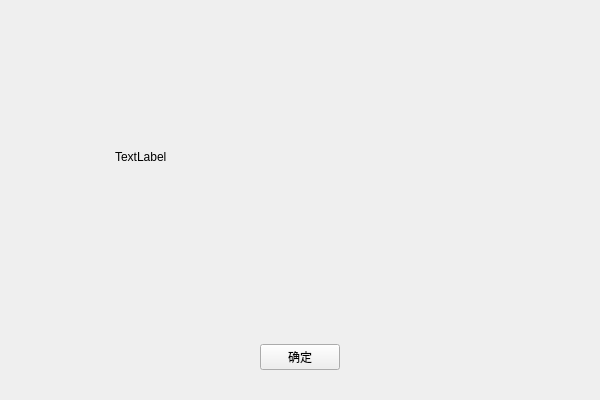
<?xml version="1.0" encoding="UTF-8"?>
<ui version="4.0">
 <class>CommonDialog</class>
 <widget class="QWidget" name="CommonDialog">
  <property name="geometry">
   <rect>
    <x>0</x>
    <y>0</y>
    <width>600</width>
    <height>400</height>
   </rect>
  </property>
  <property name="windowTitle">
   <string>CommonDialog</string>
  </property>
  <layout class="QVBoxLayout" name="verticalLayout" stretch="32,8">
   <property name="spacing">
    <number>0</number>
   </property>
   <property name="leftMargin">
    <number>0</number>
   </property>
   <property name="topMargin">
    <number>0</number>
   </property>
   <property name="rightMargin">
    <number>0</number>
   </property>
   <property name="bottomMargin">
    <number>0</number>
   </property>
   <item>
    <widget class="QWidget" name="widgetContent" native="true">
     <layout class="QHBoxLayout" name="horizontalLayout_3" stretch="1,4,1">
      <property name="spacing">
       <number>10</number>
      </property>
      <property name="leftMargin">
       <number>10</number>
      </property>
      <property name="topMargin">
       <number>10</number>
      </property>
      <property name="rightMargin">
       <number>10</number>
      </property>
      <property name="bottomMargin">
       <number>10</number>
      </property>
      <item>
       <widget class="QLabel" name="lbWindowIcon">
        <property name="text">
         <string/>
        </property>
       </widget>
      </item>
      <item>
       <widget class="QLabel" name="lbContent">
        <property name="text">
         <string>TextLabel</string>
        </property>
       </widget>
      </item>
      <item>
       <spacer name="horizontalSpacer_3">
        <property name="orientation">
         <enum>Qt::Horizontal</enum>
        </property>
        <property name="sizeHint" stdset="0">
         <size>
          <width>40</width>
          <height>20</height>
         </size>
        </property>
       </spacer>
      </item>
     </layout>
    </widget>
   </item>
   <item>
    <widget class="QWidget" name="widgetBottom" native="true">
     <layout class="QHBoxLayout" name="horizontalLayout_2">
      <property name="spacing">
       <number>20</number>
      </property>
      <property name="leftMargin">
       <number>10</number>
      </property>
      <property name="topMargin">
       <number>30</number>
      </property>
      <property name="rightMargin">
       <number>10</number>
      </property>
      <property name="bottomMargin">
       <number>30</number>
      </property>
      <item>
       <spacer name="horizontalSpacer">
        <property name="orientation">
         <enum>Qt::Horizontal</enum>
        </property>
        <property name="sizeHint" stdset="0">
         <size>
          <width>40</width>
          <height>20</height>
         </size>
        </property>
       </spacer>
      </item>
      <item>
       <widget class="QPushButton" name="btnSure">
        <property name="text">
         <string>确定</string>
        </property>
       </widget>
      </item>
      <item>
       <spacer name="horizontalSpacer_2">
        <property name="orientation">
         <enum>Qt::Horizontal</enum>
        </property>
        <property name="sizeHint" stdset="0">
         <size>
          <width>40</width>
          <height>20</height>
         </size>
        </property>
       </spacer>
      </item>
     </layout>
    </widget>
   </item>
  </layout>
 </widget>
 <resources/>
 <connections/>
</ui>
